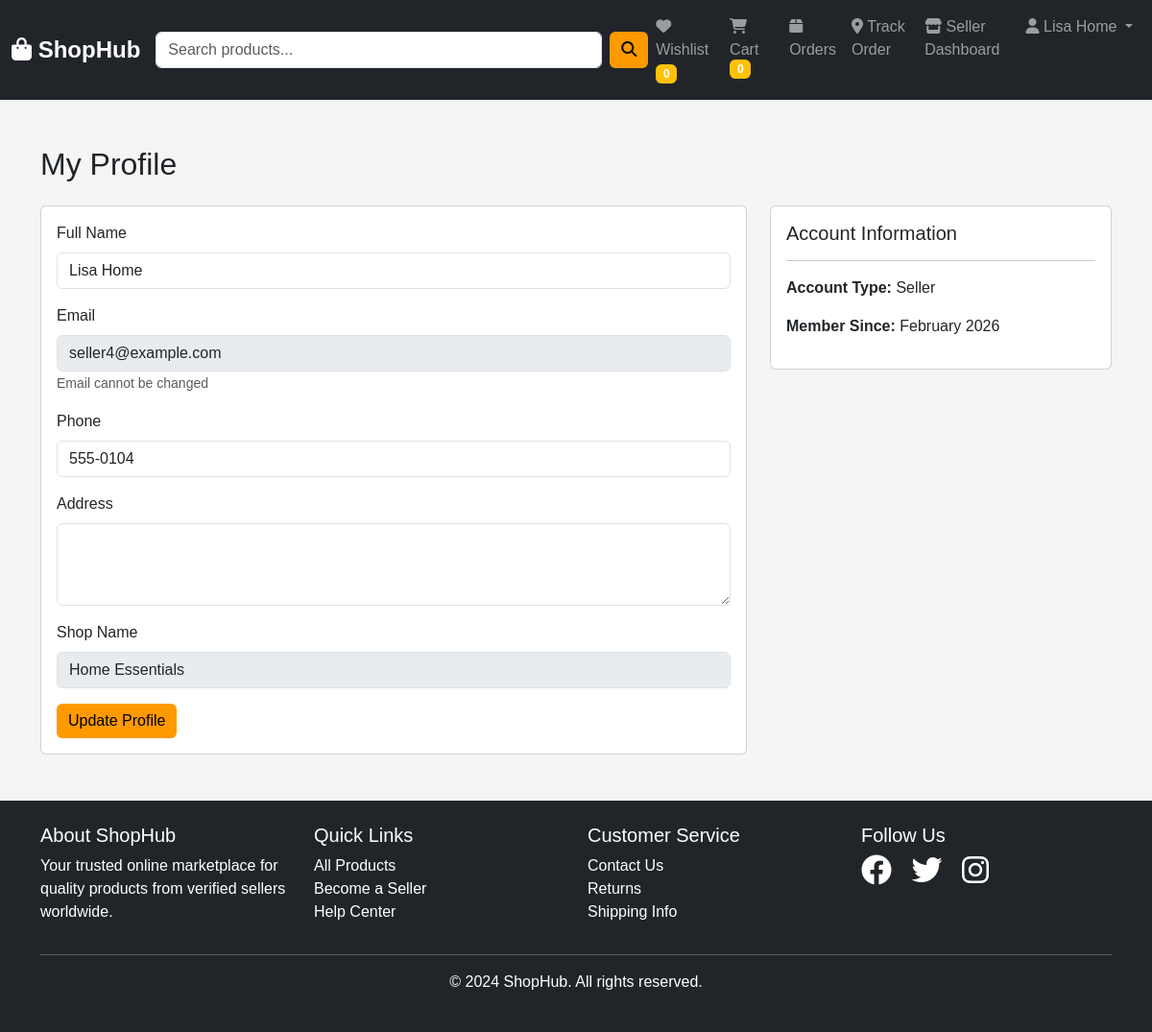
/profile.php (signed in), run on the app's committed database.
### tables this page shows
CREATE TABLE `users` (
  `id` int(11) NOT NULL,
  `email` varchar(255) NOT NULL,
  `password` varchar(255) NOT NULL,
  `full_name` varchar(255) NOT NULL,
  `user_type` enum('buyer','seller','admin') DEFAULT 'buyer',
  `shop_name` varchar(255) DEFAULT NULL,
  `phone` varchar(20) DEFAULT NULL,
  `address` text DEFAULT NULL,
  `created_at` timestamp NOT NULL DEFAULT current_timestamp()
);

### profile.php (the view, shortened to what this page needs)
<?php
require_once 'config/database.php';
$user_id = $_SESSION['user_id'];
$stmt = $pdo->prepare("SELECT * FROM users WHERE id = ?");
$stmt->execute([$user_id]);
$user = $stmt->fetch();
?>
<!DOCTYPE html>
<html lang="en">
<head>
    <link href="https://cdn.jsdelivr.net/npm/bootstrap@5.3.0/dist/css/bootstrap.min.css" rel="stylesheet">
    <link rel="stylesheet" href="https://cdnjs.cloudflare.com/ajax/libs/font-awesome/6.4.0/css/all.min.css">
    <link rel="stylesheet" href="assets/css/style.css">
</head>
<body>
    <?php include 'includes/header.php'; ?>
    <div class="container my-5">
        <h2 class="mb-4">My Profile</h2>
        <div class="row">
            <div class="col-md-8">
                <div class="card">
                    <div class="card-body">
                        <form method="POST">
                            <div class="mb-3">
                                <label class="form-label">Full Name</label>
                                <input type="text" name="full_name" class="form-control" value="<?= htmlspecialchars($user['full_name']) ?>" required>
                            </div>
                            <div class="mb-3">
                                <label class="form-label">Email</label>
                                <input type="email" class="form-control" value="<?= htmlspecialchars($user['email']) ?>" disabled>
                                <small class="text-muted">Email cannot be changed</small>
                            </div>
                            <div class="mb-3">
                                <label class="form-label">Phone</label>
                                <input type="tel" name="phone" class="form-control" value="<?= htmlspecialchars($user['phone'] ?? '') ?>">
                            </div>
                            <div class="mb-3">
                                <label class="form-label">Address</label>
                                <textarea name="address" class="form-control" rows="3"><?= htmlspecialchars($user['address'] ?? '') ?></textarea>
                            </div>
                            <?php if($user['user_type'] == 'seller'): ?>
                            <div class="mb-3">
                                <label class="form-label">Shop Name</label>
                                <input type="text" class="form-control" value="<?= htmlspecialchars($user['shop_name']) ?>" disabled>
                            </div>
                            <?php endif; ?>
                            <button type="submit" class="btn btn-warning">Update Profile</button>
                        </form>
                    </div>
                </div>
            </div>
            <div class="col-md-4">
                <div class="card">
                    <div class="card-body">
                        <h5>Account Information</h5>
                        <hr>
                        <p><strong>Account Type:</strong> <?= ucfirst($user['user_type']) ?></p>
                        <p><strong>Member Since:</strong> <?= date('F Y', strtotime($user['created_at'])) ?></p>
                    </div>
                </div>
            </div>
        </div>
    </div>
    <?php include 'includes/footer.php'; ?>
</body>
</html>

### assets/css/style.css (style rules this page uses)
:root { --primary-color: #232f3e; --secondary-color: #febd69; --accent-color: #ff9900; }
body { font-family: 'Arial', sans-serif; background-color: #f5f5f5; }
.btn-warning { background-color: var(--accent-color); border: none; }

### data on the page
users: full_name "Lisa Home", email "seller4@example.com", phone "555-0104", shop_name "Home Essentials", user_type "Seller", created_at "February 2026"

### other printed values
$full_name "Lisa Home"
